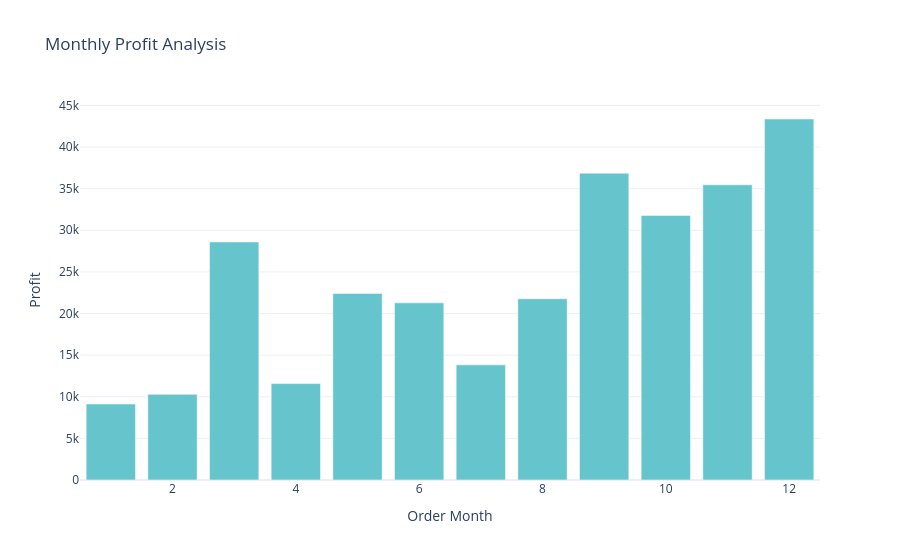

The code cell stored with this chart in its notebook:
### Code cell
fig = px.bar(profit_by_month, 
              x='Order Month', 
              y='Profit', 
              title='Monthly Profit Analysis',
              color_discrete_sequence=px.colors.qualitative.Pastel)
fig.show()

### Figure 1 — Plotly figure (JSON) as saved in the notebook; plotly's stock layout.template omitted (floating-point values rounded to 4 significant figures)
{"data": [{"alignmentgroup": "True", "hovertemplate": "Order Month=%{x}<br>Profit=%{y}<extra></extra>", "legendgroup": "", "marker": {"color": "rgb(102, 197, 204)", "pattern": {"shape": ""}}, "name": "", "offsetgroup": "", "orientation": "v", "showlegend": false, "textposition": "auto", "type": "bar", "x": [1, 2, 3, 4, 5, 6, 7, 8, 9, 10, 11, 12], "xaxis": "x", "y": [9134.0, 10290.0, 28590.0, 11590.0, 22410.0, 21290.0, 13830.0, 21780.0, 36860.0, 31780.0, 35470.0, 43370.0], "yaxis": "y"}], "layout": {"autosize": true, "barmode": "relative", "legend": {"tracegroupgap": 0}, "title": {"text": "Monthly Profit Analysis"}, "xaxis": {"anchor": "y", "autorange": true, "domain": [0, 1], "range": [0.5, 12.5], "title": {"text": "Order Month"}, "type": "linear"}, "yaxis": {"anchor": "x", "autorange": true, "domain": [0, 1], "range": [0, 45650.0], "title": {"text": "Profit"}, "type": "linear"}}}
